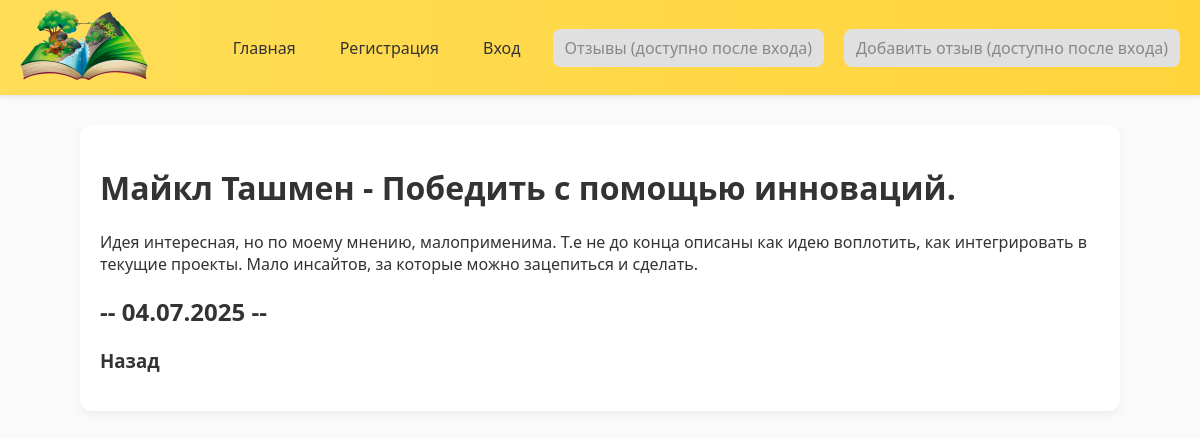
The app's page /blog/2/ with its own data.
### blog/models.py (models this page shows, shortened)
class Blog(models.Model):
    title = models.CharField(max_length=200)
    description = models.TextField()
    created = models.DateTimeField(auto_now_add=True)
    date = models.DateField(auto_now_add=True)
    user = models.ForeignKey(User, on_delete=models.CASCADE)

### blog/views.py (the view)
# urls.py: path('<int:blog_id>/', views.detail, name="detail"),
def detail(request, blog_id):
    blog = get_object_or_404(Blog, pk=blog_id)
    return render(request, "blog/details.html", {'blog': blog})

### blog/templates/blog/details.html
{% extends 'personal/base.html' %}
{% load static %}
{% block content %}
<div class="detail">
  <h1>{{ blog.title }}</h1>
  <div>{{ blog.description }}</div>
   <h2>-- {{  blog.date|date:'d.m.Y' }} --</h2>
</div>
<h3><a href="{% url 'blogs' %}">Назад</a></h3>
{% endblock %}

### personal/static/css/style.css (style rules this page uses)
body { margin: 0; font-family: 'Segoe UI', Tahoma, Geneva, Verdana, sans-serif; background-color: #fafafa; color: #333; }
a { text-decoration: none; color: #333; transition: color 0.3s; }

### records on screen
Blog: title "Майкл Ташмен - Победить с помощью инноваций.", description "Идея интересная, но по моему мнению, малоприменима. Т.е не до конца описаны как идею воплотить, как интегрировать в текущие проекты. Мало инсайтов, за которые можно зацепиться и сделать.", date "04.07.2025"
